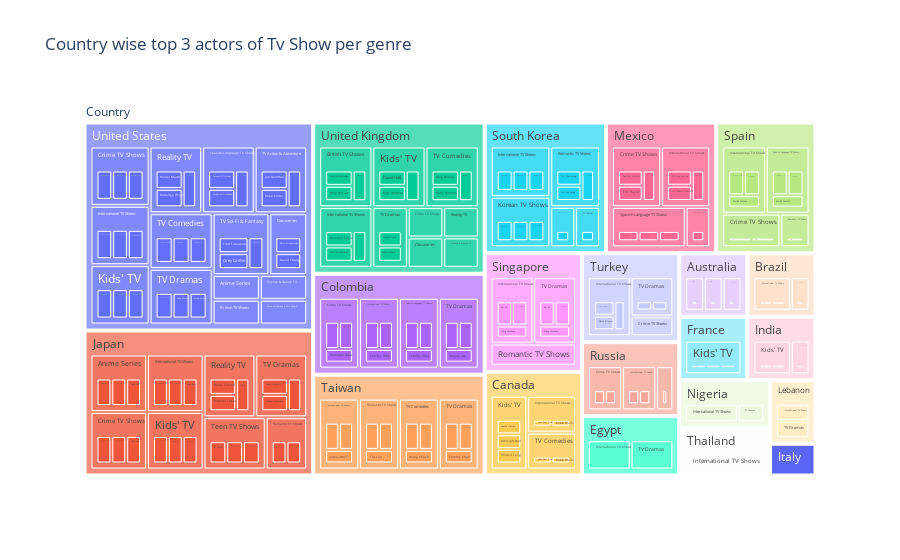

Source (notebook cell):
### Code cell
cast_country_genre_tv_show_df=cast_country_genre_df.loc[(cast_country_genre_df['type']=='TV Show'),['show_id','cast','country','listed_in']].groupby(by=['country','listed_in','cast'],sort=False).count().reset_index().sort_values(by=['country','listed_in','show_id'],ascending=False).groupby(['country','listed_in']).head(3)
cast_country_genre_tv_show_df=cast_country_genre_tv_show_df.loc[cast_country_genre_tv_show_df['show_id']>2,['country','listed_in','cast']]
pl.treemap(cast_country_genre_tv_show_df, path=[pl.Constant("Country"), 'country', 'listed_in', 'cast'],title='Country wise top 3 actors of Tv Show per genre')

### Figure 1 — Plotly figure (JSON) as saved in the notebook; plotly's stock layout.template omitted (floating-point values rounded to 4 significant figures; data arrays with more than 128 entries replaced by an {"elided": "..."} marker saying what was removed)
{"data": [{"branchvalues": "total", "domain": {"x": [0, 1], "y": [0, 1]}, "hovertemplate": "labels=%{label}<br>count=%{value}<br>parent=%{parent}<br>id=%{id}<extra></extra>", "ids": {"elided": "281 str values"}, "labels": {"elided": "281 str values"}, "name": "", "parents": {"elided": "281 str values"}, "type": "treemap", "values": {"elided": "281 int values"}}], "layout": {"legend": {"tracegroupgap": 0}, "title": {"text": "Country wise top 3 actors of Tv Show per genre"}}}
